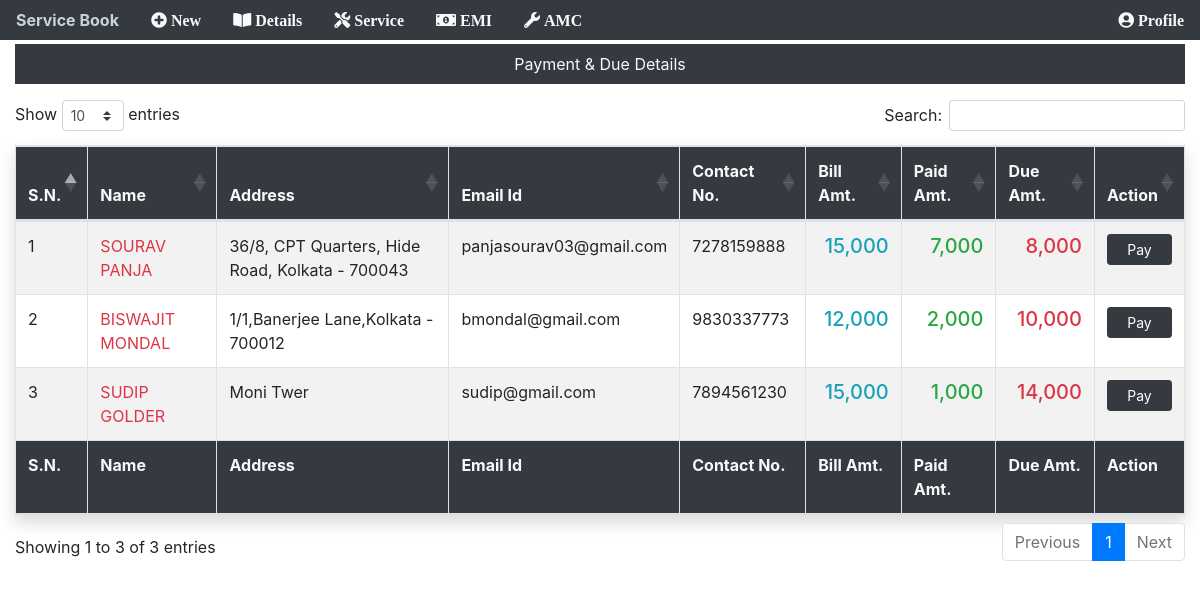
Page /customer/details (signed in) on the earlier database version.
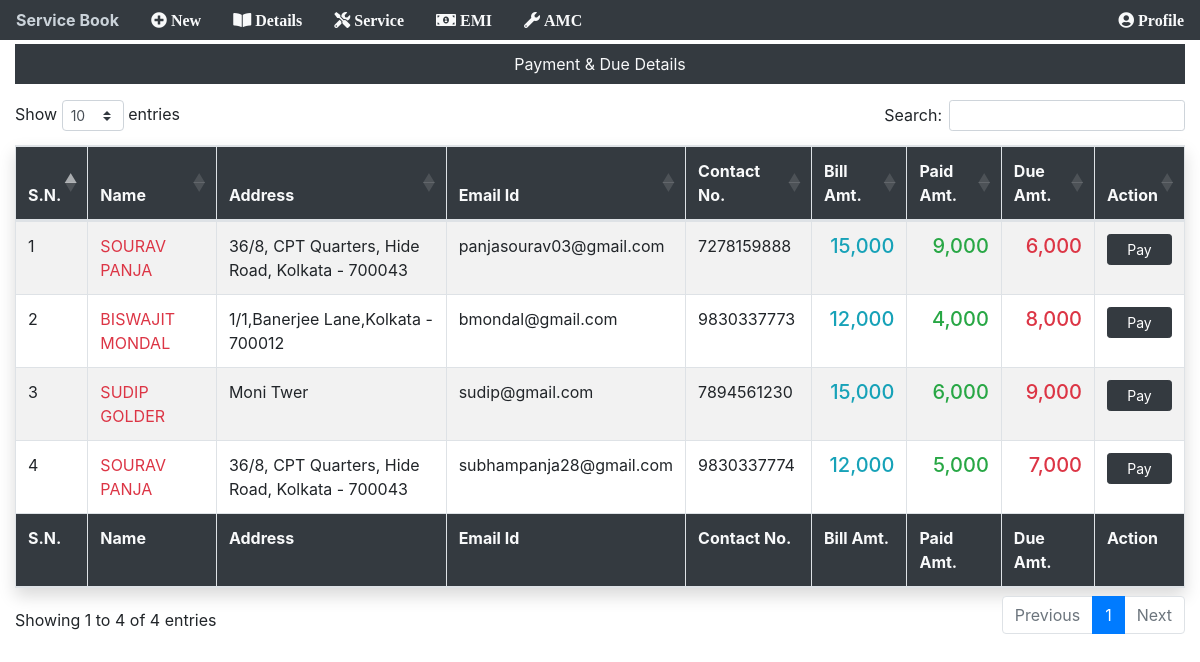
Same page on the later database version.
### app/models.py (models this page shows, shortened)
class customerDetails(models.Model):
    custimerId = models.AutoField(primary_key=True)
    name = models.CharField(max_length=100)
    address = models.CharField(max_length=100, null=True)
    phoneNo = models.CharField(max_length=100, unique=True)
    email = models.EmailField(null=True)
    service = models.IntegerField(null=True, blank=True)
    emi = models.CharField(max_length=10, null=True, blank=True)
    modelNameOne = models.CharField(max_length=100)
    quantityOne = models.CharField(max_length=2, null=True)
    modelNoOne = models.CharField(max_length=100)
    modelNameTwo = models.CharField(max_length=100, blank=True)
    quantityTwo = models.CharField(max_length=2, null=True, blank=True)
    modelNoTwo = models.CharField(max_length=100, blank=True)
    purchaseDate = models.DateField(auto_now=False, auto_now_add=False)
    totalAmount = models.IntegerField()
    advanceAmount = models.IntegerField()
    dueAmount = models.IntegerField(null=True)
    def amount_due(self):  # for due amount
        payable = self.totalAmount
        paid = self.total_paid_amount()
        return payable - paid
    def total_paid_amount(self):  # for total paid amount
        tt = self.advanceAmount
        ap = self.amount_paid()
        return tt + ap
    def amount_paid(self):  # for paymennt
        items = paymentOnEmi.objects.filter(refNo=self.custimerId)
        total = 0
        for item in items:
            total += item.paidAmount
        return total

class paymentOnEmi(models.Model):
    refNo = models.IntegerField()
    paidAmount = models.IntegerField()
    paymentDate = models.DateField(auto_now=False, auto_now_add=False)
    cashCheque = models.CharField(max_length=100, null=True)
    chequeNo = models.CharField(max_length=10, null=True, blank=True)

### app/views.py (the view)
# urls.py: path('customer/details', views.details, name="details"),
@login_required(login_url="/login")
def details(request):
    fmm = customerDetails.objects.all()  # fmm is normal variable
    return render(request, "main/details.html", {"fmm": fmm})

### templates/main/details.html (shortened to what this page needs)
{% include "main/base.html" %} {% load humanize %} {% block content %}
<div class="container-fluid">
  <div class="bg-dark mt-1">
    <p class="nav-link text-light text-center">Payment & Due Details</p>
  </div>
  <div class="row">
    <div class="col">
      <table
        id="example"
        class="table table-striped table-bordered shadow"
        style="width: 100%"
      >
        <thead class="bg-dark text-light">
          <tr>
            <th>S.N.</th>
            <th>Name</th>
            <th>Address</th>
            <th>Email Id</th>
            <th>Contact No.</th>
            <th>Bill Amt.</th>
            <th>Paid Amt.</th>
            <th>Due Amt.</th>
            <th>Action</th>
          </tr>
        </thead>
        <tbody>
          {% for f in fmm %}
          <tr>
            <td>{{forloop.counter}}</td>
            <td>
              <a href="{% url 'iddetails' f.custimerId %}" class="text-danger"
                >{{f.name | upper }}</a
              >
            </td>
            <td>{{f.address}}</td>
            <td>{{f.email}}</td>
            <td>{{f.phoneNo}}</td>
            <td>
              <h5 class="text-info text-right">{{f.totalAmount | intcomma}}</h5>
            </td>
            <td>
              <h5 class="text-success text-right">
                {{f.total_paid_amount | intcomma}}
              </h5>
            </td>
            <td>
              <h5 class="text-danger text-right">
                {{f.amount_due | intcomma}}
              </h5>
            </td>
            {% if f.totalAmount == f.total_paid_amount %}
            <td>
              <a
                href="{% url 'paymentPage' f.custimerId %}"
                class="btn btn-danger btn-sm w-100 disabled"
                >Paid</a
              >
            </td>
            {% else %}
            <td>
              <a
                href="{% url 'paymentPage' f.custimerId %}"
                class="btn btn-dark btn-sm w-100"
                >Pay</a
              >
            </td>
            {% endif %}
          </tr>
          {% endfor %}
        </tbody>
        <tfoot class="bg-dark text-light">
          <tr>
            <th>S.N.</th>
            <th>Name</th>
            <th>Address</th>
            <th>Email Id</th>
            <th>Contact No.</th>
            <th>Bill Amt.</th>
            <th>Paid Amt.</th>
            <th>Due Amt.</th>
            <th>Action</th>
          </tr>
        </tfoot>
      </table>
    </div>
  </div>
</div>
{{dm}} {% endblock content %}

### templates/main/base.html (shortened to what this page needs)
<!DOCTYPE html>
<html lang="en">
  <head>
    <link
      rel="stylesheet"
      href="https://maxcdn.bootstrapcdn.com/bootstrap/4.0.0/css/bootstrap.min.css"
    />
    <link
      rel="stylesheet"
      href="https://cdnjs.cloudflare.com/ajax/libs/font-awesome/5.15.3/css/all.min.css"
    />
    <link
      rel="stylesheet"
      href="https://cdnjs.cloudflare.com/ajax/libs/twitter-bootstrap/4.5.2/css/bootstrap.css"
    />
    <link
      rel="stylesheet"
      href="https://cdn.datatables.net/1.10.24/css/dataTables.bootstrap4.min.css"
    />
  </head>
  <body>
    <ul class="nav bg-dark justify-content-between">
      <div class="d-flex">
        <li class="nav-item">
          <a class="nav-link text-light" href="/"
            ><strong>Service Book</strong></a
          >
        </li>
        <li class="nav-item">
          <a class="nav-link text-light" href="/customer"
            ><i
              class="fa fa-plus-circle"
              data-toggle="tooltip"
              data-placement="bottom"
              title="New Customer"
            >
              New</i
            ></a
          >
        </li>
        <li class="nav-item">
          <a class="nav-link text-light" href="/customer/details"
            ><i
              class="fa fa-book-open"
              data-toggle="tooltip"
              data-placement="bottom"
              title="Details Of Customer"
            >
              Details</i
            ></a
          >
        </li>
        <li class="nav-item">
          <a class="nav-link text-light" href="/customer/service"
            ><i
              class="fas fa-tools"
              data-toggle="tooltip"
              data-placement="bottom"
              title="Service"
            >
              Service</i
            ></a
          >
        </li>
        <li class="nav-item">
          <a class="nav-link text-light" href="/emi"
            ><i
              class="fa fa-money-bill-alt"
              data-toggle="tooltip"
              data-placement="bottom"
              title="EMI"
            >
              EMI</i
            ></a
          >
        </li>
        <li class="nav-item">
          <a class="nav-link text-light" href="/amc"
            ><i
              class="fa fa-wrench"
              data-toggle="tooltip"
              data-placement="bottom"
              title="AMC"
            >
              AMC</i
            ></a
          >
        </li>
      </div>
      <div>
        <li class="nav-item">
          <a class="nav-link text-light" href="/profile"
            ><i class="fa fa-user-circle"> Profile</i></a
          >
        </li>
      </div>
    </ul>
  </body>
</html>

Differences in the rows shown:
computed for customerDetails "panjasourav03@gmail.com": total_paid_amount "7,000" → "9,000"; amount_due "8,000" → "6,000"
computed for customerDetails "BISWAJIT MONDAL": total_paid_amount "2,000" → "4,000"; amount_due "10,000" → "8,000"
computed for customerDetails "SUDIP GOLDER": total_paid_amount "1,000" → "6,000"; amount_due "14,000" → "9,000"
added customerDetails: name "SOURAV PANJA", address "36/8, CPT Quarters, Hide Road, Kolkata - 700043", email "subhampanja28@gmail.com", phoneNo "9830337774", totalAmount "12,000", total_paid_amount "5,000", amount_due "7,000", shows "Pay"
Other differences:
text written by a page script: "Show entries Search: Showing 1 to 3 of 3 entries Previous 1 Next" → "Show entries Search: Showing 1 to 4 of 4 entries Previous 1 Next"
